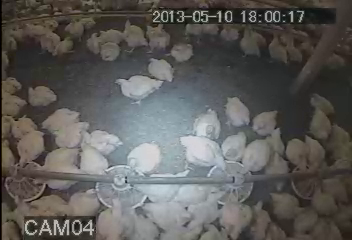
#> input picture galinha.png, 352 x 240 px; the run also reads 1 picture not shown here
$ python sobel.py
#> lines starting #> are read from the running program, lines starting #| are printed output that depends on the picture
import cv2
import numpy as np

# Carrega as imagens
imagem_galinha = cv2.imread('galinha.png')
#> imagem_galinha is the input picture: shape (240, 352, 3); mean B, G, R 89.1, 91.7, 93.1
imagem_galinhafade = cv2.imread('galinhafade.png', -1)  # Carrega a imagem com o canal de transparência

# Redimensiona a imagem da máscara para o tamanho da imagem da galinha
imagem_galinhafade = cv2.resize(imagem_galinhafade, (imagem_galinha.shape[1], imagem_galinha.shape[0]))

# Separa o canal de opacidade da imagem da máscara
canal_alpha = imagem_galinhafade[:, :, 3]
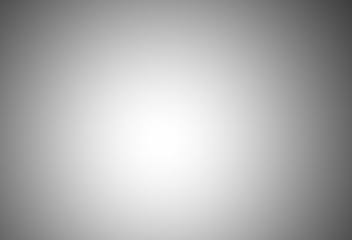
#> canal_alpha: shape (240, 352); min 62, max 255, mean 176.9

# Remove o canal de opacidade da imagem da máscara
imagem_galinhafade = imagem_galinhafade[:, :, 0:3]
#> imagem_galinhafade: shape (240, 352, 3); every value is 21

# Aplica a máscara com opacidade na imagem da galinha
imagem_resultante = cv2.addWeighted(imagem_galinha, 0.5, imagem_galinhafade, 2, 0)
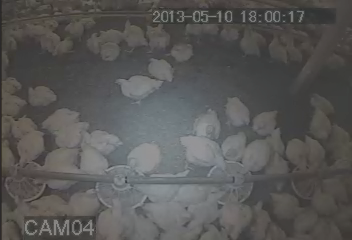
#> imagem_resultante: shape (240, 352, 3); mean B, G, R 86.5, 87.8, 88.6

# Converte a imagem resultante em escala de cinza
imagem_cinza = cv2.cvtColor(imagem_resultante, cv2.COLOR_BGR2GRAY)

# Cria uma máscara radial gaussiana invertida
altura, largura = imagem_cinza.shape
#> altura = 240; largura = 352
y, x = np.ogrid[-altura/2:altura/2, -largura/2:largura/2]
#> y = 240 values from -120 to 119
raio = np.sqrt(x**2 + y**2)
sigma = largura / 3.0  # Ajuste o valor de sigma conforme necessário para controlar o efeito
#> sigma = 117.3
mascara_radial_invertida = 1.33 - np.exp(-raio**2 / (2 * sigma**2))

# Ajusta o escurecimento tornando a máscara mais opaca
fator_escurecimento = 2.5  # Ajuste conforme necessário
mascara_ajustada = mascara_radial_invertida * fator_escurecimento

# Aplica a máscara radial ajustada à imagem em tons de cinza
imagem_ajustada = imagem_cinza * mascara_ajustada
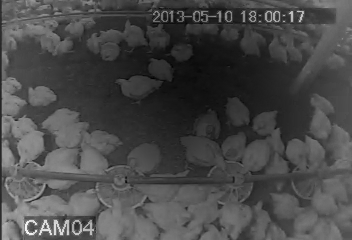
#> imagem_ajustada: shape (240, 352) float64; min 65.58, max 357.5, mean 150; drawn with min black and max white

# Converte a imagem ajustada para o tipo CV_8U
imagem_ajustada = cv2.convertScaleAbs(imagem_ajustada)
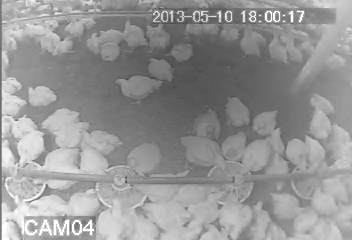
#> imagem_ajustada: shape (240, 352); min 66, max 255, mean 149.8

# Exibe a imagem com o centro mais escuro e opaco
cv2.imshow('Imagem com Centro Mais Escuro e Opaco', imagem_ajustada)

# Aplica o operador Top-Hat
kernel = np.ones((250, 250), np.uint8)
imagem_tophat = cv2.morphologyEx(imagem_ajustada, cv2.MORPH_TOPHAT, kernel)
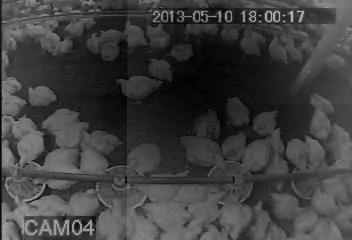
#> imagem_tophat: shape (240, 352); min 0, max 175, mean 63

# Exibe a imagem após a aplicação do operador Top-Hat
cv2.imshow('Imagem após o Operador Top-Hat', imagem_tophat)

cv2.waitKey(0)
cv2.destroyAllWindows()
